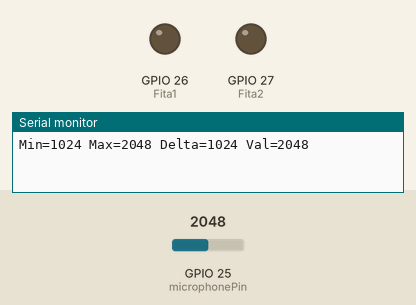
A sketch run on a simulated ESP32. On the bench: output pins drawn as LEDs (lit = HIGH), the last lines printed to the serial monitor. Inputs (shaded band) come from the test bench; at power-on: GPIO 25 (microphonePin) = 2048.

Above: at 1.2 s.
1.3 s: GPIO 25 (microphonePin) set to 1139
4.3 s: GPIO 25 (microphonePin) set to 1027
At 6.3 s:
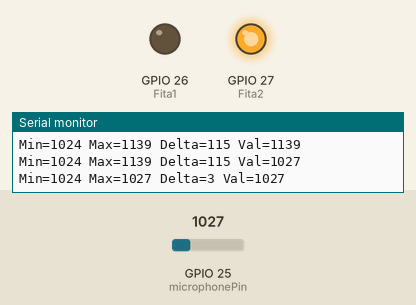
7.3 s: GPIO 25 (microphonePin) set to 816
9.9 s: GPIO 25 (microphonePin) set to 731
At 9.9 s:
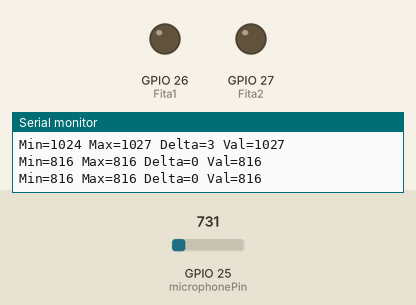
11.4 s: GPIO 25 (microphonePin) set to 828
At 12.8 s:
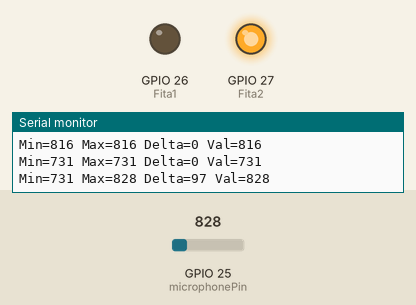
14.4 s: GPIO 25 (microphonePin) set to 748
At 16.4 s:
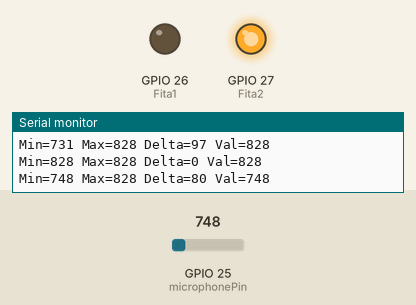
Timing chart, 0 to 17.7 s (numbered marks = the images above; inputs shaded):
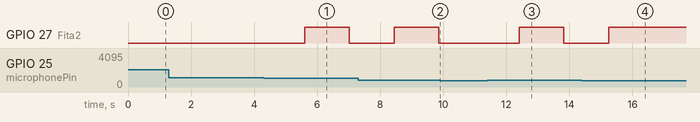

The sketch:

Teste3_KY038.ino
```cpp
#include <Wire.h>

#include <IOXhop_FirebaseESP32.h>
#include <IOXhop_FirebaseStream.h>

#include <WiFi.h>

#include <ArduinoJson.h>

/*#define WIFI_SSID "CI - M3A"
#define WIFI_PASSWORD "12345678"
#define FIREBASE_HOST "https://macroprojetodsi-default-rtdb.firebaseio.com/"
#define FIREBASE_AUTH "CItpeFcHBu1q6LXRR5MFLJ1o6Y8Zl-quCWS1jmJVV04"*/

//Microfone
const int microphonePin = 25;
#define Fita1 26
#define Fita2 27
bool modo1=false, modo2=false;


void setup() {

  pinMode(Fita1, OUTPUT);
  pinMode(Fita2, OUTPUT);
  Serial.begin(115200);

   /*WiFi.begin(WIFI_SSID, WIFI_PASSWORD);
   Serial.println("Conectando ao WiFi");

   Func_Voz();
    Serial.println("Teste0");
   while(WiFi.status()!= WL_CONNECTED){
     Serial.print("Conectando...");
     Serial.println();
     delay(1000);
    }
    Serial.println();
    Serial.print("Conectado");
    Serial.println();
    Firebase.begin(FIREBASE_HOST,FIREBASE_AUTH);*/

}

void loop() {
  Func_Voz();


}


void Func_Voz(){
  int mn = 1024;
  int mx = 0;

  for (int i = 0; i < 10000; ++i) {

    int val = analogRead(microphonePin);

    mn = min(mn, val);
    mx = max(mx, val);
  }

  int val = analogRead(microphonePin);
  int delta = mx - mn;

  Serial.print("Min=");
  Serial.print(mn);
  Serial.print(" Max=");
  Serial.print(mx);
  Serial.print(" Delta=");
  Serial.print(delta);
  Serial.print(" Val=");
  Serial.println(val);


  if(619< mx & mx < 723){//Calculado pela média e desvio padrão de 16 números - 656 e 37 respectivamente
    modo1=!modo1;
    digitalWrite(Fita1, modo1);
    //Firebase.setBool("/Atuadores/Fita_Sala", modo1);
    delay(300);

  }
   if(788 < mx & mx < 1077){//Calculado pela média e desvio padrão de 12 números - 933 e 145 respectivamente
    modo2=!modo2;
    //Firebase.setBool("/Atuadores/Fita_Quarto", modo2);
    digitalWrite(Fita2, modo2);
    delay(300);
  }
}
```

Measured:
- the behaviour switches between 1077 and 1076 on GPIO 25 (microphonePin) (found by bisection; images 0 and 1)
- the behaviour switches between 789 and 788 on GPIO 25 (microphonePin) (found by bisection; images 1 and 2)
- after the input at 4.3 s, GPIO 27 (Fita2): LOW → HIGH after 1.3 s, → LOW 1.4 s later
- after the input at 9.9 s, GPIO 27 (Fita2): stays LOW (without the input it goes to HIGH after 1.4 s)
- after the input at 11.4 s, GPIO 27 (Fita2): LOW → HIGH after 1.0 s, → LOW 1.4 s later
- after the input at 14.4 s, GPIO 27 (Fita2): goes on until 15.2 s, then stays HIGH
